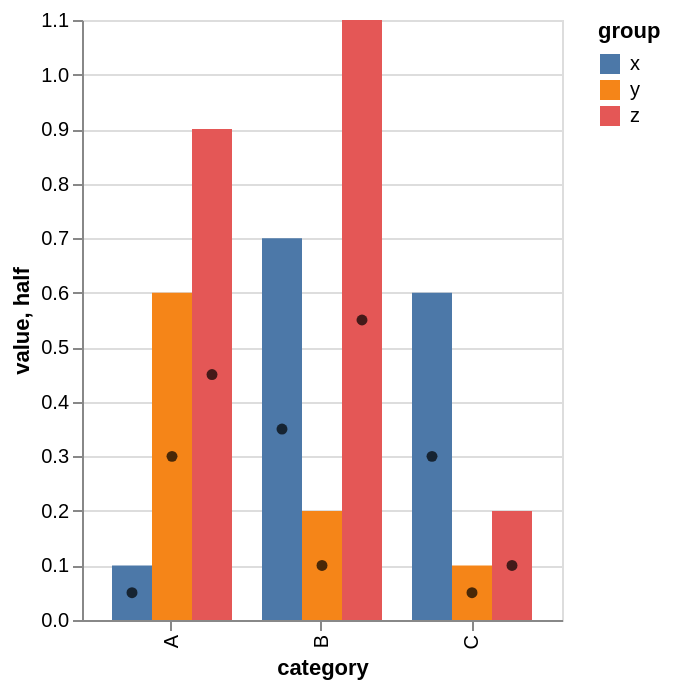

The Vega-Lite source for this figure:
### Vega-Lite specification from a JSON file in a GitHub repository (floating-point values rounded to 4 significant figures)
{"$schema": "https://vega.github.io/schema/vega-lite/v6.json", "data": {"values": [{"category": "A", "group": "x", "value": 0.1}, {"category": "A", "group": "y", "value": 0.6}, {"category": "A", "group": "z", "value": 0.9}, {"category": "B", "group": "x", "value": 0.7}, {"category": "B", "group": "y", "value": 0.2}, {"category": "B", "group": "z", "value": 1.1}, {"category": "C", "group": "x", "value": 0.6}, {"category": "C", "group": "y", "value": 0.1}, {"category": "C", "group": "z", "value": 0.2}]}, "transform": [{"calculate": "datum.value/2", "as": "half"}], "encoding": {"x": {"field": "category"}, "xOffset": {"field": "group"}}, "layer": [{"mark": "bar", "encoding": {"y": {"field": "value", "type": "quantitative"}, "color": {"field": "group"}}}, {"mark": {"type": "circle", "thickness": 2, "color": "black"}, "encoding": {"y": {"field": "half", "type": "quantitative"}}}]}
